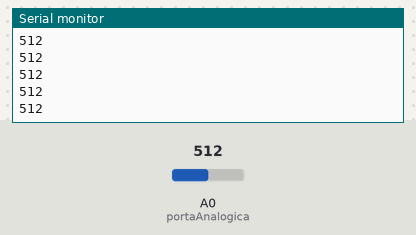
Recording of a sketch running on a simulated Arduino Uno, built with avr-gcc and run on an emulated ATmega328P. Shown: the last lines printed to the serial monitor. The test bench sets the inputs (shaded band); at power-on: A0 (portaAnalogica) = 512.

Above: at 1.2 s.
1.3 s: A0 (portaAnalogica) set to 716
At 2.0 s:
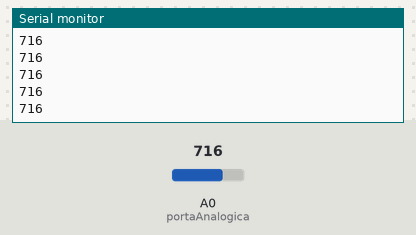
2.8 s: A0 (portaAnalogica) set to 900
At 3.8 s:
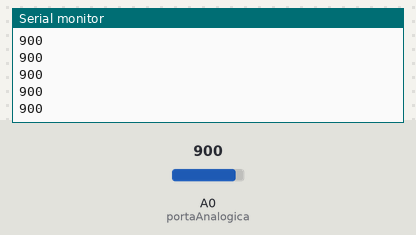
Timing chart, 0 to 5.8 s (numbered marks = the images above; inputs shaded):
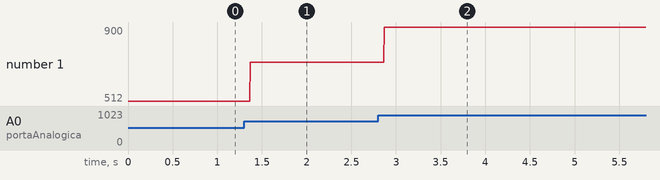

The sketch:

divisor_de_tensao_resistivo.ino
```cpp
#define portaAnalogica A0

void setup()
{
  pinMode(portaAnalogica, INPUT);

  Serial.begin(9600);
}

void loop()
{
  Serial.println(analogRead(portaAnalogica));
}
```

Measured:
- after the input at 1.3 s, the serial monitor: prints a new line after 0.07 s (image 1)
- after the input at 2.8 s, the serial monitor: prints a new line after 0.07 s (image 2)
- plotted number 1: 512 → 716 after the input at 1.3 s, 716 → 900 after the input at 2.8 s
